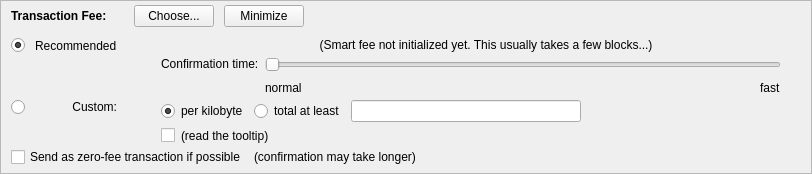
    <widget class="QFrame" name="frameFee">
     <property name="sizePolicy">
      <sizepolicy hsizetype="Expanding" vsizetype="Expanding">
       <horstretch>0</horstretch>
       <verstretch>0</verstretch>
      </sizepolicy>
     </property>
     <property name="maximumSize">
      <size>
       <width>16777215</width>
       <height>16777215</height>
      </size>
     </property>
     <property name="frameShape">
      <enum>QFrame::StyledPanel</enum>
     </property>
     <property name="frameShadow">
      <enum>QFrame::Sunken</enum>
     </property>
     <layout class="QVBoxLayout" name="verticalLayoutFee1">
      <property name="spacing">
       <number>0</number>
      </property>
      <property name="leftMargin">
       <number>0</number>
      </property>
      <property name="topMargin">
       <number>0</number>
      </property>
      <property name="rightMargin">
       <number>0</number>
      </property>
      <property name="bottomMargin">
       <number>0</number>
      </property>
      <item>
       <layout class="QVBoxLayout" name="verticalLayoutFee2" stretch="0,0,0">
        <property name="spacing">
         <number>0</number>
        </property>
        <property name="leftMargin">
         <number>10</number>
        </property>
        <property name="topMargin">
         <number>0</number>
        </property>
        <item>
         <layout class="QHBoxLayout" name="horizontalLayoutFee1">
          <property name="bottomMargin">
           <number>0</number>
          </property>
          <item>
           <layout class="QVBoxLayout" name="verticalLayoutFee7">
            <property name="spacing">
             <number>0</number>
            </property>
            <item>
             <spacer name="verticalSpacerSmartFee">
              <property name="orientation">
               <enum>Qt::Vertical</enum>
              </property>
              <property name="sizeType">
               <enum>QSizePolicy::Fixed</enum>
              </property>
              <property name="sizeHint" stdset="0">
               <size>
                <width>1</width>
                <height>4</height>
               </size>
              </property>
             </spacer>
            </item>
            <item>
             <layout class="QHBoxLayout" name="horizontalLayoutSmartFee">
              <property name="spacing">
               <number>10</number>
              </property>
              <item>
               <widget class="QLabel" name="labelFeeHeadline">
                <property name="sizePolicy">
                 <sizepolicy hsizetype="Preferred" vsizetype="Maximum">
                  <horstretch>0</horstretch>
                  <verstretch>0</verstretch>
                 </sizepolicy>
                </property>
                <property name="font">
                 <font>
                  <weight>75</weight>
                  <bold>true</bold>
                 </font>
                </property>
                <property name="styleSheet">
                 <string notr="true">font-weight:bold;</string>
                </property>
                <property name="text">
                 <string>Transaction Fee:</string>
                </property>
               </widget>
              </item>
              <item>
               <widget class="QLabel" name="labelFeeMinimized">
                <property name="text">
                 <string/>
                </property>
               </widget>
              </item>
              <item>
               <widget class="QPushButton" name="buttonChooseFee">
                <property name="text">
                 <string>Choose...</string>
                </property>
               </widget>
              </item>
              <item>
               <widget class="QPushButton" name="buttonMinimizeFee">
                <property name="toolTip">
                 <string>collapse fee-settings</string>
                </property>
                <property name="text">
                 <string>Minimize</string>
                </property>
               </widget>
              </item>
             </layout>
            </item>
            <item>
             <spacer name="verticalSpacer_5">
              <property name="orientation">
               <enum>Qt::Vertical</enum>
              </property>
              <property name="sizeHint" stdset="0">
               <size>
                <width>1</width>
                <height>1</height>
               </size>
              </property>
             </spacer>
            </item>
           </layout>
          </item>
          <item>
           <spacer name="horizontalSpacer_4">
            <property name="orientation">
             <enum>Qt::Horizontal</enum>
            </property>
            <property name="sizeHint" stdset="0">
             <size>
              <width>40</width>
              <height>20</height>
             </size>
            </property>
           </spacer>
          </item>
         </layout>
        </item>
        <item>
         <widget class="QFrame" name="frameFeeSelection">
          <layout class="QVBoxLayout" name="verticalLayoutFee12">
           <property name="spacing">
            <number>0</number>
           </property>
           <property name="leftMargin">
            <number>0</number>
           </property>
           <property name="topMargin">
            <number>0</number>
           </property>
           <property name="rightMargin">
            <number>0</number>
           </property>
           <property name="bottomMargin">
            <number>0</number>
           </property>
           <item>
            <layout class="QGridLayout" name="gridLayoutFee">
             <property name="topMargin">
              <number>10</number>
             </property>
             <property name="bottomMargin">
              <number>4</number>
             </property>
             <property name="horizontalSpacing">
              <number>10</number>
             </property>
             <property name="verticalSpacing">
              <number>1</number>
             </property>
             <item row="2" column="4">
              <layout class="QVBoxLayout" name="verticalLayoutFee8">
               <property name="spacing">
                <number>6</number>
               </property>
               <item>
                <layout class="QHBoxLayout" name="horizontalLayoutFee13">
                 <item>
                  <widget class="QRadioButton" name="radioCustomPerKilobyte">
                   <property name="toolTip">
                    <string>If the custom fee is set to 1000 uPlexuss and the transaction is only 250 bytes, then &quot;per kilobyte&quot; only pays 250 uPlexuss in fee,&lt;br /&gt;while &quot;at least&quot; pays 1000 uPlexuss. For transactions bigger than a kilobyte both pay by kilobyte.</string>
                   </property>
                   <property name="text">
                    <string>per kilobyte</string>
                   </property>
                   <property name="checked">
                    <bool>true</bool>
                   </property>
                   <attribute name="buttonGroup">
                    <string notr="true">groupCustomFee</string>
                   </attribute>
                  </widget>
                 </item>
                 <item>
                  <widget class="QRadioButton" name="radioCustomAtLeast">
                   <property name="toolTip">
                    <string>If the custom fee is set to 1000 uPlexuss and the transaction is only 250 bytes, then &quot;per kilobyte&quot; only pays 250 uPlexuss in fee,&lt;br /&gt;while &quot;total at least&quot; pays 1000 uPlexuss. For transactions bigger than a kilobyte both pay by kilobyte.</string>
                   </property>
                   <property name="text">
                    <string>total at least</string>
                   </property>
                   <attribute name="buttonGroup">
                    <string notr="true">groupCustomFee</string>
                   </attribute>
                  </widget>
                 </item>
                 <item>
                  <widget class="BitcoinAmountField" name="customFee"/>
                 </item>
                 <item>
                  <spacer name="horizontalSpacer_6">
                   <property name="orientation">
                    <enum>Qt::Horizontal</enum>
                   </property>
                   <property name="sizeHint" stdset="0">
                    <size>
                     <width>1</width>
                     <height>1</height>
                    </size>
                   </property>
                  </spacer>
                 </item>
                </layout>
               </item>
               <item>
                <layout class="QHBoxLayout" name="horizontalLayoutFee8">
                 <item>
                  <widget class="QCheckBox" name="checkBoxMinimumFee">
                   <property name="toolTip">
                    <string>Paying only the minimum fee is just fine as long as there is less transaction volume than space in the blocks.&lt;br /&gt;But be aware that this can end up in a never confirming transaction once there is more demand for Plexus transactions than the network can process.</string>
                   </property>
                   <property name="text">
                    <string/>
                   </property>
                  </widget>
                 </item>
                 <item>
                  <widget class="QLabel" name="labelMinFeeWarning">
                   <property name="enabled">
                    <bool>true</bool>
                   </property>
                   <property name="toolTip">
                    <string>Paying only the minimum fee is just fine as long as there is less transaction volume than space in the blocks.&lt;br /&gt;But be aware that this can end up in a never confirming transaction once there is more demand for Plexus transactions than the network can process.</string>
                   </property>
                   <property name="text">
                    <string>(read the tooltip)</string>
                   </property>
                   <property name="margin">
                    <number>5</number>
                   </property>
                  </widget>
                 </item>
                 <item>
                  <spacer name="horizontalSpacer_2">
                   <property name="orientation">
                    <enum>Qt::Horizontal</enum>
                   </property>
                   <property name="sizeHint" stdset="0">
                    <size>
                     <width>1</width>
                     <height>1</height>
                    </size>
                   </property>
                  </spacer>
                 </item>
                </layout>
               </item>
              </layout>
             </item>
             <item row="1" column="0">
              <layout class="QVBoxLayout" name="verticalLayoutFee4" stretch="1">
               <item>
                <spacer name="verticalSpacer_2">
                 <property name="orientation">
                  <enum>Qt::Vertical</enum>
                 </property>
                 <property name="sizeHint" stdset="0">
                  <size>
                   <width>1</width>
                   <height>1</height>
                  </size>
                 </property>
                </spacer>
               </item>
              </layout>
             </item>
             <item row="2" column="0">
              <layout class="QVBoxLayout" name="verticalLayoutFee9" stretch="0,1">
               <item>
                <widget class="QRadioButton" name="radioCustomFee">
                 <property name="text">
                  <string/>
                 </property>
                 <attribute name="buttonGroup">
                  <string notr="true">groupFee</string>
                 </attribute>
                </widget>
               </item>
               <item>
                <spacer name="verticalSpacer_6">
                 <property name="orientation">
                  <enum>Qt::Vertical</enum>
                 </property>
                 <property name="sizeHint" stdset="0">
                  <size>
                   <width>1</width>
                   <height>1</height>
                  </size>
                 </property>
                </spacer>
               </item>
              </layout>
             </item>
             <item row="1" column="4">
              <layout class="QVBoxLayout" name="verticalLayoutFee3" stretch="0,0,1">
               <property name="spacing">
                <number>6</number>
               </property>
               <property name="topMargin">
                <number>2</number>
               </property>
               <item>
                <layout class="QHBoxLayout" name="horizontalLayoutFee12">
                 <item>
                  <spacer name="horizontalSpacer_5">
                   <property name="orientation">
                    <enum>Qt::Horizontal</enum>
                   </property>
                   <property name="sizeHint" stdset="0">
                    <size>
                     <width>1</width>
                     <height>1</height>
                    </size>
                   </property>
                  </spacer>
                 </item>
                </layout>
               </item>
               <item>
                <layout class="QHBoxLayout" name="horizontalLayoutFee9">
                 <item>
                  <layout class="QVBoxLayout" name="verticalLayoutFee6">
                   <item>
                    <widget class="QLabel" name="labelSmartFee3">
                     <property name="text">
                      <string>Confirmation time:</string>
                     </property>
                     <property name="margin">
                      <number>2</number>
                     </property>
                    </widget>
                   </item>
                   <item>
                    <spacer name="verticalSpacer_3">
                     <property name="orientation">
                      <enum>Qt::Vertical</enum>
                     </property>
                     <property name="sizeHint" stdset="0">
                      <size>
                       <width>1</width>
                       <height>1</height>
                      </size>
                     </property>
                    </spacer>
                   </item>
                  </layout>
                 </item>
                 <item>
                  <layout class="QVBoxLayout" name="verticalLayoutFee5">
                   <property name="rightMargin">
                    <number>30</number>
                   </property>
                   <item>
                    <widget class="QSlider" name="sliderSmartFee">
                     <property name="minimum">
                      <number>0</number>
                     </property>
                     <property name="maximum">
                      <number>24</number>
                     </property>
                     <property name="pageStep">
                      <number>1</number>
                     </property>
                     <property name="value">
                      <number>0</number>
                     </property>
                     <property name="orientation">
                      <enum>Qt::Horizontal</enum>
                     </property>
                     <property name="invertedAppearance">
                      <bool>false</bool>
                     </property>
                     <property name="invertedControls">
                      <bool>false</bool>
                     </property>
                     <property name="tickPosition">
                      <enum>QSlider::NoTicks</enum>
                     </property>
                    </widget>
                   </item>
                   <item>
                    <layout class="QHBoxLayout" name="horizontalLayoutFee10">
                     <item>
                      <widget class="QLabel" name="labelSmartFeeNormal">
                       <property name="text">
                        <string>normal</string>
                       </property>
                      </widget>
                     </item>
                     <item>
                      <spacer name="horizontalSpacer_3">
                       <property name="orientation">
                        <enum>Qt::Horizontal</enum>
                       </property>
                       <property name="sizeHint" stdset="0">
                        <size>
                         <width>40</width>
                         <height>20</height>
                        </size>
                       </property>
                      </spacer>
                     </item>
                     <item>
                      <widget class="QLabel" name="labelSmartFeeFast">
                       <property name="text">
                        <string>fast</string>
                       </property>
                      </widget>
                     </item>
                    </layout>
                   </item>
                  </layout>
                 </item>
                </layout>
               </item>
               <item>
                <spacer name="verticalSpacer_4">
                 <property name="orientation">
                  <enum>Qt::Vertical</enum>
                 </property>
                 <property name="sizeHint" stdset="0">
                  <size>
                   <width>1</width>
                   <height>1</height>
                  </size>
                 </property>
                </spacer>
               </item>
              </layout>
             </item>
             <item row="0" column="1">
              <widget class="QLabel" name="labelSmartFee_2">
               <property name="text">
                <string>Recommended</string>
               </property>
              </widget>
             </item>
             <item row="0" column="0">
              <widget class="QRadioButton" name="radioSmartFee">
               <property name="text">
                <string/>
               </property>
               <property name="checked">
                <bool>true</bool>
               </property>
               <attribute name="buttonGroup">
                <string notr="true">groupFee</string>
               </attribute>
              </widget>
             </item>
             <item row="2" column="1">
              <widget class="QLabel" name="labelCustomFee">
               <property name="text">
                <string>Custom:</string>
               </property>
               <property name="alignment">
                <set>Qt::AlignRight|Qt::AlignTop|Qt::AlignTrailing</set>
               </property>
              </widget>
             </item>
             <item row="0" column="2">
              <widget class="QLabel" name="labelSmartFee">
               <property name="text">
                <string/>
               </property>
               <property name="margin">
                <number>2</number>
               </property>
              </widget>
             </item>
             <item row="0" column="3">
              <widget class="QLabel" name="labelFeeEstimation">
               <property name="text">
                <string/>
               </property>
              </widget>
             </item>
             <item row="0" column="4">
              <widget class="QLabel" name="labelSmartFee2">
               <property name="text">
                <string>(Smart fee not initialized yet. This usually takes a few blocks...)</string>
               </property>
               <property name="alignment">
                <set>Qt::AlignHCenter</set>
               </property>
               <property name="wordWrap">
                <bool>true</bool>
               </property>
               <property name="margin">
                <number>2</number>
               </property>
              </widget>
             </item>
            </layout>
           </item>
           <item>
            <layout class="QHBoxLayout" name="horizontalLayoutFee5" stretch="0,0,0">
             <property name="spacing">
              <number>8</number>
             </property>
             <property name="bottomMargin">
              <number>4</number>
             </property>
             <item>
              <widget class="QCheckBox" name="checkBoxFreeTx">
               <property name="text">
                <string>Send as zero-fee transaction if possible</string>
               </property>
              </widget>
             </item>
             <item>
              <widget class="QLabel" name="labelFreeTx">
               <property name="text">
                <string>(confirmation may take longer)</string>
               </property>
               <property name="margin">
                <number>5</number>
               </property>
              </widget>
             </item>
             <item>
              <spacer name="horizontalSpacerFee5">
               <property name="orientation">
                <enum>Qt::Horizontal</enum>
               </property>
               <property name="sizeHint" stdset="0">
                <size>
                 <width>1</width>
                 <height>1</height>
                </size>
               </property>
              </spacer>
             </item>
            </layout>
           </item>
           <item>
            <spacer name="verticalSpacerFee2">
             <property name="orientation">
              <enum>Qt::Vertical</enum>
             </property>
             <property name="sizeHint" stdset="0">
              <size>
               <width>1</width>
               <height>1</height>
              </size>
             </property>
            </spacer>
           </item>
          </layout>
         </widget>
        </item>
        <item>
         <spacer name="verticalSpacerFee">
          <property name="orientation">
           <enum>Qt::Vertical</enum>
          </property>
          <property name="sizeHint" stdset="0">
           <size>
            <width>800</width>
            <height>1</height>
           </size>
          </property>
         </spacer>
        </item>
       </layout>
      </item>
     </layout>
    </widget>
